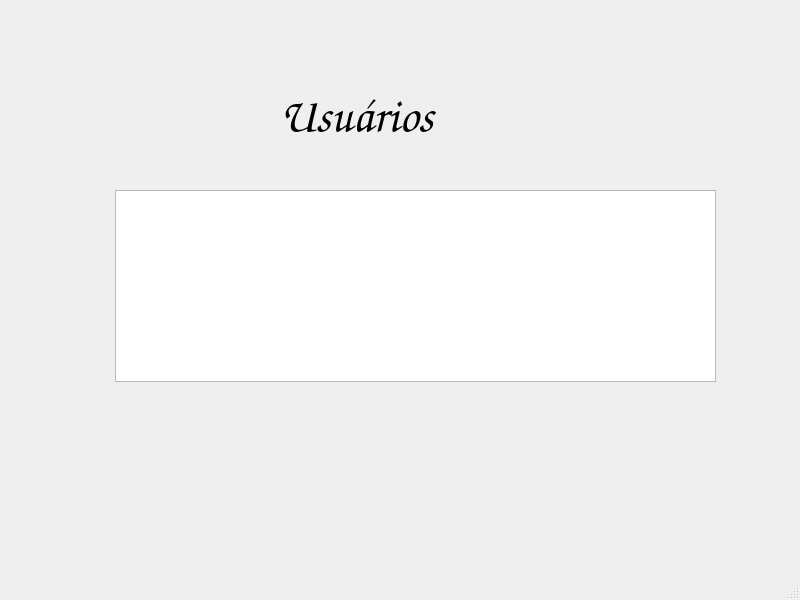
<?xml version="1.0" encoding="UTF-8"?>
<ui version="4.0">
 <class>MainWindow</class>
 <widget class="QMainWindow" name="MainWindow">
  <property name="geometry">
   <rect>
    <x>0</x>
    <y>0</y>
    <width>800</width>
    <height>600</height>
   </rect>
  </property>
  <property name="windowTitle">
   <string>MainWindow</string>
  </property>
  <widget class="QWidget" name="centralwidget">
   <widget class="QLabel" name="label_2">
    <property name="geometry">
     <rect>
      <x>280</x>
      <y>90</y>
      <width>201</width>
      <height>51</height>
     </rect>
    </property>
    <property name="font">
     <font>
      <family>Comic Sans MS</family>
      <pointsize>36</pointsize>
     </font>
    </property>
    <property name="text">
     <string>Usuários</string>
    </property>
   </widget>
   <widget class="QTableWidget" name="tableWidget">
    <property name="geometry">
     <rect>
      <x>115</x>
      <y>190</y>
      <width>601</width>
      <height>192</height>
     </rect>
    </property>
   </widget>
  </widget>
  <widget class="QMenuBar" name="menubar">
   <property name="geometry">
    <rect>
     <x>0</x>
     <y>0</y>
     <width>800</width>
     <height>21</height>
    </rect>
   </property>
  </widget>
  <widget class="QStatusBar" name="statusbar"/>
 </widget>
 <resources/>
 <connections/>
</ui>
